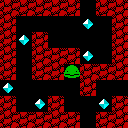

The image is a tile-based game level rendered from a .tmx file. Its description and complete source (layers, tilesets, objects, tile grids) follow:
An orthogonal 8x8 tile map with 16x16 px tiles, 1 tile layer (Tile layer 1).

<map version="1.2" tiledversion="1.2.2" orientation="orthogonal" renderorder="right-down" width="8" height="8" tilewidth="16" tileheight="16" infinite="0" backgroundcolor="#000000" nextlayerid="2" nextobjectid="1">
 <tileset firstgid="1" source="../editor_tiles.tsx" />
 <layer id="1" name="Tile layer 1" width="8" height="8">
  <data encoding="csv">
2,2,2,2,2,0,2,2,
2,0,0,0,0,3,0,2,
2,3,2,0,0,0,0,2,
2,0,2,2,2,3,0,2,
2,0,2,2,1,2,2,2,
3,0,0,0,0,2,0,0,
2,0,3,2,0,0,3,2,
2,2,2,2,2,0,2,2
</data>
 </layer>
</map>
